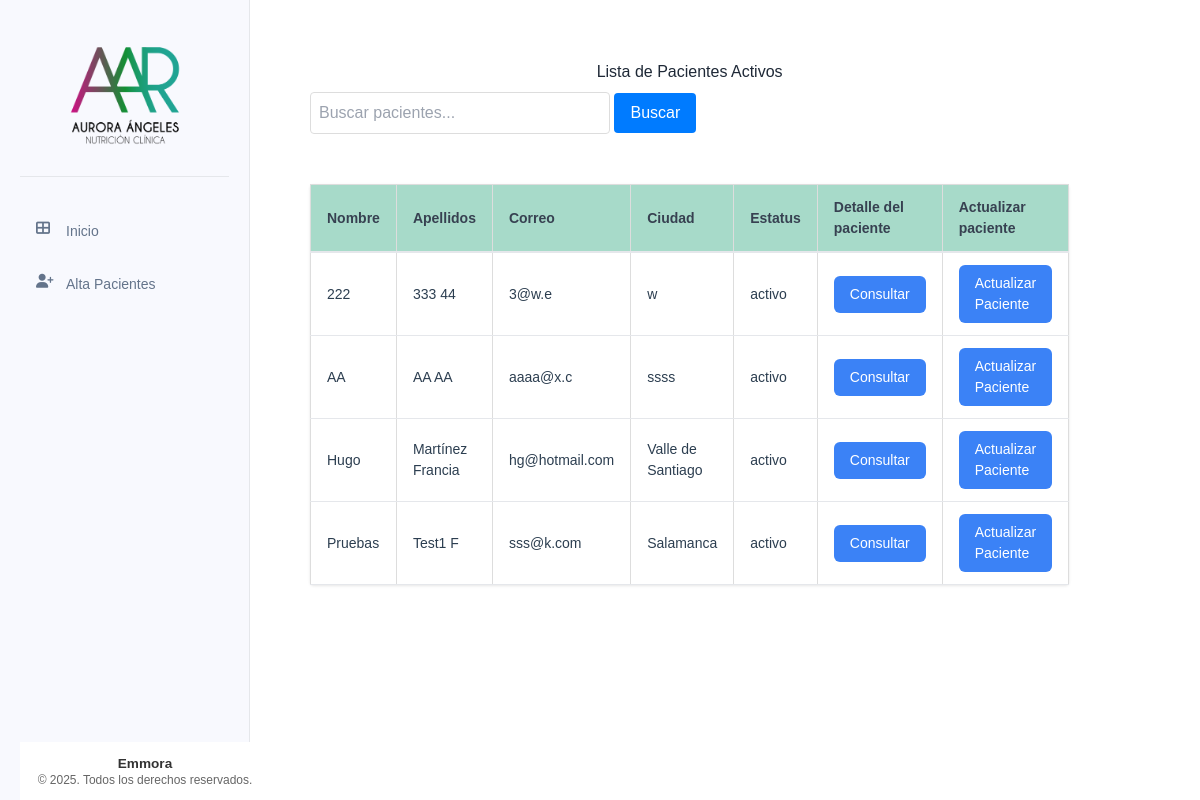
Page /pacientes/activos on the earlier database version.
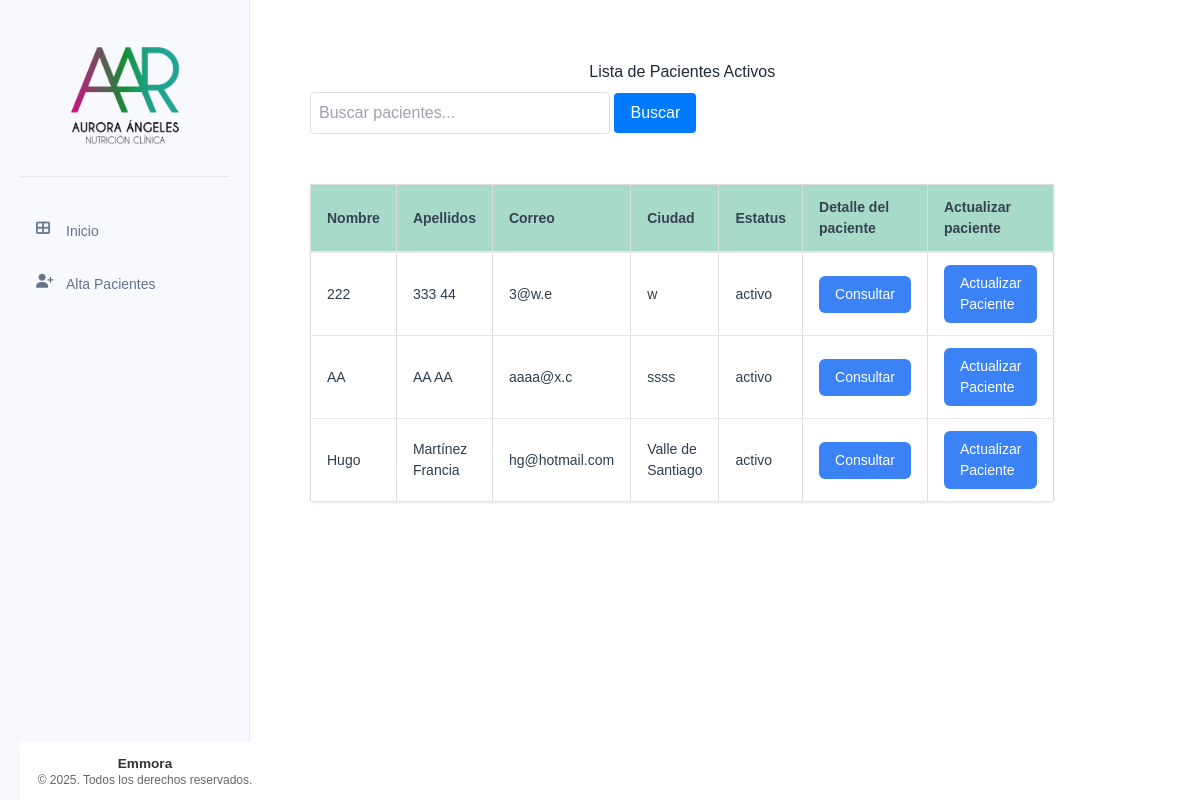
Same page on the later database version.
### tables this page shows
CREATE TABLE pacientes (
    id INTEGER PRIMARY KEY AUTOINCREMENT,
    nombre TEXT NOT NULL,
    apellido_paterno TEXT NOT NULL,
    apellido_materno TEXT NOT NULL,
    fecha_nacimiento DATE NOT NULL,
    telefono TEXT NOT NULL,
    correo TEXT UNIQUE NOT NULL,
    ciudad TEXT NOT NULL,
    fecha_registro TIMESTAMP DEFAULT CURRENT_TIMESTAMP,
    status TEXT NOT NULL DEFAULT 'activo' CHECK (status IN ('activo', 'inactivo'))
);

### app/controllers/pacientes.py (the view)
@pacientes.route('/activos')
def lista_pacientes_activos():
    try:
        busqueda = request.args.get('busqueda', '')
        pacientes = Paciente.buscar(busqueda, status='activo')
        return render_template('pacientes/lista_pacientes.html',
                            pacientes=pacientes,
                            busqueda=busqueda,
                            tipo_lista="activos")
    except Exception as e:
        flash(f'Error al obtener la lista de pacientes: {str(e)}', 'error')
        return redirect(url_for('main.index'))

### app/db.py (called while the page is built)
def get_db():
    if 'db' not in g:
        try:
            g.db = sqlite3.connect(
                'pacientes.db',
                detect_types=sqlite3.PARSE_DECLTYPES
            )
            g.db.row_factory = sqlite3.Row
        except sqlite3.Error as e:
            logger.error(f"Error crítico al conectar con la base de datos SQLite: {e}")
            raise e
    return g.db

def query_db(query, args=(), one=False):
    try:
        cur = get_db().execute(query, args)
        rv = cur.fetchall()
        cur.close()
        return (rv[0] if rv else None) if one else rv
    except sqlite3.Error as e:
        logger.error(f"Error al ejecutar query: {query}. Args: {args}. Detalle: {e}")
        raise e

### app/models/paciente.py (called while the page is built)
    @staticmethod
    def buscar(busqueda, status='activo'):
        if busqueda:
            return query_db('''
                SELECT * FROM pacientes
                WHERE (nombre LIKE ? OR apellido_paterno LIKE ? OR apellido_materno LIKE ?)
                AND status = ?
                ORDER BY nombre
                ''',
                [f'%{busqueda}%', f'%{busqueda}%', f'%{busqueda}%', status])
        else:
            return query_db('SELECT * FROM pacientes WHERE status = ? ORDER BY nombre', [status])

### app/templates/pacientes/lista_pacientes.html (shortened to what this page needs)
{% extends "base/base.html" %}
{% block content %}
<div class="table-container">
    <header class="valoracion-header">
        <h2 align = "center">Lista de Pacientes {{ "Activos" if tipo_lista == "activos" else "Inactivos" }}</h2>
        <form action="{{ url_for('pacientes.lista_pacientes_' + tipo_lista) }}" method="get" class="search-form">
            <input type="text" name="busqueda" placeholder="Buscar pacientes..." value="{{ busqueda }}">
            <button type="submit">Buscar</button>
        </form>
    </header>
    <table class="table">
        <thead>
            <tr>
                <th class="table__header">Nombre</th>
                <th class="table__header">Apellidos</th>
                <th class="table__header">Correo</th>
                <th class="table__header">Ciudad</th>
                <th class="table__header">Estatus</th>
                <th class="table__header">Detalle del paciente</th>
                <th class="table__header">Actualizar paciente</th>
            </tr>
        </thead>
        <tbody>
            {% for paciente in pacientes %}
            <tr>
                <td class="table__cell">{{ paciente['nombre'] }}</td>
                <td class="table__cell">{{ paciente['apellido_paterno'] }} {{ paciente['apellido_materno'] }}</td>
                <td class="table__cell">{{ paciente['correo'] }}</td>
                <td class="table__cell">{{ paciente['ciudad'] }}</td>
                <td class="table__cell">{{ paciente['status'] }}</td>
                <td class="table__cell">
                    <a href="{{ url_for('pacientes.detalle_paciente', id=paciente['id']) }}" class="action-button">Consultar</a>
                </td>
                <td class="table__cell">
                    <a href="{{ url_for('pacientes.editar_paciente', id=paciente['id']) }}" class="action-button">Actualizar Paciente</a>
                </td>
            </tr>
            {% endfor %}
        </tbody>
    </table>
</div>
{% endblock %}

### app/templates/base/base.html (shortened to what this page needs)
<!DOCTYPE html>
<html lang="es">
<head>
    <link rel="stylesheet" href="{{ url_for('static', filename='css/components/base.css') }}">
    <link rel="stylesheet" href="{{ url_for('static', filename='css/components/_forms.css') }}">
    <link rel="stylesheet" href="{{ url_for('static', filename='css/components/_tables.css') }}">
    <link rel="stylesheet" href="{{ url_for('static', filename='css/components/_buttons.css') }}">
    <link rel="stylesheet" href="{{ url_for('static', filename='css/components/_cards.css') }}">
    <link rel="stylesheet" href="{{ url_for('static', filename='css/components/_tabs.css') }}">
    <link rel="stylesheet" href="{{ url_for('static', filename='css/components/_modal.css') }}">
    <link rel="stylesheet" href="{{ url_for('static', filename='css/components/_sidebar.css') }}">
    <script src="https://cdn.tailwindcss.com"></script>
    <link rel="stylesheet" href="{{ url_for('static', filename='css/style.css') }}">
    <link href="https://cdnjs.cloudflare.com/ajax/libs/font-awesome/6.4.0/css/all.min.css" rel="stylesheet">
</head>
<body>
    <div class="container" x-data="{ menuOpen: false }">
        <nav class="sidebar">
            <div class="sidebar__header">
                <img src="{{ url_for('static', filename='img/logos/logo.png') }}"
                        alt="Sistema de Pacientes"
                        class="sidebar__logo"
                        onerror="this.onerror=null; this.src='{{ url_for('static', filename='img/logos/default-logo.png') }}'">
            </div>
            <ul class="sidebar__list">
                <li class="sidebar__item">
                    <a href="{{ url_for('main.index') }}" class="sidebar__link">
                        <i class="fas fa-th-large sidebar__icon"></i> Inicio
                    </a>
                </li>
                <li class="sidebar__item">
                    <a href="{{ url_for('pacientes.nuevo_paciente') }}" class="sidebar__link">
                        <i class="fas fa-user-plus sidebar__icon"></i> Alta Pacientes
                    </a>
                </li>
            </ul>
            <div class="sidebar-footer">
                <div class="footer-content">
                    <p>Emmora</p>
                    <p>&copy; 2025. Todos los derechos reservados.</p>
                </div>
            </div>
        </nav>
        <main class="p-6 md:p-10 space-y-10">
            {% block content %}{% endblock %}
        </main>
    </div>
</body>
</html>

### app/static/css/components/base.css (style rules this page uses)
.sidebar__header { padding: 1rem; text-align: center; border-bottom: 1px solid rgba(255, 255, 255, 0.1); min-height: 80px; display: flex; align-items: center; justify-content: center; }
.sidebar__logo { max-width: 150px; height: auto; display: block; margin: 0 auto; }

### app/static/css/components/_tables.css (style rules this page uses)
.table-container { margin: 20px; overflow-x: auto; }
.table { width: 100%; border-collapse: collapse; margin-bottom: 1rem; }
.table__header { background-color: #f8f9fa; padding: 12px; text-align: left; border-bottom: 2px solid #dee2e6; }
.table__cell { padding: 12px; border-bottom: 1px solid #dee2e6; }

### app/static/css/components/_buttons.css (style rules this page uses)
.action-button { display: inline-flex; align-items: center; gap: 0.5rem; padding: 8px 16px; background-color: #3498db; color: white; border: none; border-radius: 4px; text-decoration: none; cursor: pointer; transition: background-color 0.3s; }

### app/static/css/components/_sidebar.css (style rules this page uses)
.sidebar-footer { position: fixed; bottom: 0; width: 250px; padding: 0.5rem; border-top: 1px solid rgba(255, 255, 255, 0.1); background-color: #fff; z-index: 100; }
.footer-content { text-align: center; color: #666; font-size: 0.75rem; padding: 5px 0; }
.footer-content p { margin: 0; line-height: 1.2; }
.footer-content p:first-child { font-weight: 600; font-size: 0.85rem; color: #333; }
.sidebar__list { margin-bottom: 60px; }

### app/static/css/style.css (style rules this page uses)
body { font-family: Arial, sans-serif; margin: 0; padding: 0; color: #2c3e50; }
.container { display: grid; grid-template-columns: 250px 1fr; min-height: 100vh; }
.sidebar { width: 250px; background-color: #f8f9fe; padding: 20px; transition: all 0.3s ease; border-right: 1px solid #e5e7eb; }
.sidebar__list { list-style-type: none; padding: 0; margin-top: 2rem; }
.sidebar__item { margin-bottom: 0.5rem; }
.sidebar__link { text-decoration: none; color: #64748b; display: flex; align-items: center; padding: 0.75rem 1rem; border-radius: 0.5rem; transition: all 0.3s ease; font-size: 0.875rem; }
.sidebar__icon { margin-right: 10px; width: 20px; height: 20px; display: flex; align-items: center; justify-content: center; }
.sidebar__header { padding: 1rem; text-align: center; border-bottom: 1px solid #e5e7eb; margin-bottom: 1.5rem; }
.sidebar__logo { max-width: 150px; height: auto; display: block; margin: 0 auto; }
.table { width: 100%; border-collapse: collapse; margin: 20px 0; font-size: 16px; text-align: left; }
.table__header, .table__cell { border: 1px solid #ddd; padding: 8px; text-align: left; }
.table__header { background-color: #f2f2f2; }
.table-container { overflow-x: auto; margin: 0 auto; border-radius: 4px; max-width: 1600px; padding: 20px; }
.table { max-width: 90%; background-color: white; margin: 0 auto; box-shadow: 0 1px 3px rgba(0, 0, 0, 0.1); border-radius: 4px; }
.table__header { padding: 12px 16px; text-align: left; font-weight: 600; font-size: 0.875rem; color: #374151; background-color: #119b6e5e; border-bottom: 2px solid #e5e7eb; }
.table__cell { padding: 12px 16px; font-size: 0.875rem; border-bottom: 1px solid #e5e7eb; }
.action-button { display: inline-flex; align-items: center; padding: 0.5rem 1rem; font-size: 0.875rem; font-weight: 500; border-radius: 0.375rem; background-color: #3b82f6; color: white; text-decoration: none; transition: background-color 0.2s; }
.valoracion-header { margin-bottom: 2rem; }
.valoracion-header h2 { color: #1f2937; margin-bottom: 0.5rem; }
.action-button { display: inline-flex; align-items: center; gap: 0.5rem; padding: 0.5rem 1rem; background-color: #3b82f6; color: white; border-radius: 0.375rem; text-decoration: none; font-size: 0.875rem; font-weight: 500; transition: background-color 0.2s; }
.search-form { margin-bottom: 50px; }
.search-form input[type="text"] { padding: 8px; width: 300px; border: 1px solid #ddd; border-radius: 4px; }
.search-form button { padding: 8px 16px; background-color: #007bff; color: white; border: none; border-radius: 4px; cursor: pointer; }

Differences in the rows shown:
no longer on this page (row edited): pacientes: nombre "Pruebas", apellido_paterno "Test1", apellido_materno "F", correo "sss@k.com", ciudad "Salamanca", status "activo"
